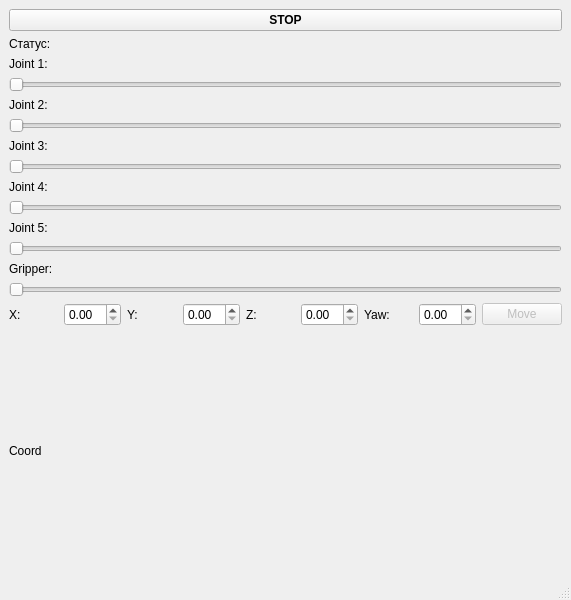
<?xml version="1.0" encoding="UTF-8"?>
<ui version="4.0">
 <class>MainWindow</class>
 <widget class="QMainWindow" name="MainWindow">
  <property name="geometry">
   <rect>
    <x>0</x>
    <y>0</y>
    <width>571</width>
    <height>600</height>
   </rect>
  </property>
  <property name="windowTitle">
   <string>MainWindow</string>
  </property>
  <widget class="QWidget" name="centralwidget">
   <layout class="QVBoxLayout" name="verticalLayout_2">
    <item>
     <layout class="QVBoxLayout" name="verticalLayout">
      <item>
       <widget class="QPushButton" name="pushButton_Estop">
        <property name="font">
         <font>
          <bold>true</bold>
         </font>
        </property>
        <property name="text">
         <string>STOP</string>
        </property>
       </widget>
      </item>
      <item>
       <widget class="QLabel" name="label_status">
        <property name="text">
         <string>Статус: </string>
        </property>
       </widget>
      </item>
      <item>
       <widget class="QLabel" name="label_joint_1">
        <property name="text">
         <string>Joint 1: </string>
        </property>
       </widget>
      </item>
      <item>
       <widget class="QSlider" name="horizontalSlider_joint_1">
        <property name="orientation">
         <enum>Qt::Horizontal</enum>
        </property>
       </widget>
      </item>
      <item>
       <widget class="QLabel" name="label_joint_2">
        <property name="text">
         <string>Joint 2: </string>
        </property>
       </widget>
      </item>
      <item>
       <widget class="QSlider" name="horizontalSlider_joint_2">
        <property name="orientation">
         <enum>Qt::Horizontal</enum>
        </property>
       </widget>
      </item>
      <item>
       <widget class="QLabel" name="label_joint_3">
        <property name="text">
         <string>Joint 3: </string>
        </property>
       </widget>
      </item>
      <item>
       <widget class="QSlider" name="horizontalSlider_joint_3">
        <property name="orientation">
         <enum>Qt::Horizontal</enum>
        </property>
       </widget>
      </item>
      <item>
       <widget class="QLabel" name="label_joint_4">
        <property name="text">
         <string>Joint 4: </string>
        </property>
       </widget>
      </item>
      <item>
       <widget class="QSlider" name="horizontalSlider_joint_4">
        <property name="orientation">
         <enum>Qt::Horizontal</enum>
        </property>
       </widget>
      </item>
      <item>
       <widget class="QLabel" name="label_joint_5">
        <property name="text">
         <string>Joint 5: </string>
        </property>
       </widget>
      </item>
      <item>
       <widget class="QSlider" name="horizontalSlider_joint_5">
        <property name="orientation">
         <enum>Qt::Horizontal</enum>
        </property>
       </widget>
      </item>
      <item>
       <widget class="QLabel" name="label_gripper">
        <property name="text">
         <string>Gripper:</string>
        </property>
       </widget>
      </item>
      <item>
       <widget class="QSlider" name="horizontalSlider_gripper">
        <property name="maximum">
         <number>1000</number>
        </property>
        <property name="orientation">
         <enum>Qt::Horizontal</enum>
        </property>
       </widget>
      </item>
     </layout>
    </item>
    <item>
     <layout class="QHBoxLayout" name="horizontalLayout">
      <item>
       <widget class="QLabel" name="label">
        <property name="text">
         <string>X: </string>
        </property>
       </widget>
      </item>
      <item>
       <widget class="QDoubleSpinBox" name="doubleSpinBox_X"/>
      </item>
      <item>
       <widget class="QLabel" name="label_2">
        <property name="text">
         <string>Y: </string>
        </property>
       </widget>
      </item>
      <item>
       <widget class="QDoubleSpinBox" name="doubleSpinBox_Y"/>
      </item>
      <item>
       <widget class="QLabel" name="label_3">
        <property name="text">
         <string>Z: </string>
        </property>
       </widget>
      </item>
      <item>
       <widget class="QDoubleSpinBox" name="doubleSpinBox_Z"/>
      </item>
      <item>
       <widget class="QLabel" name="label_4">
        <property name="text">
         <string>Yaw:</string>
        </property>
       </widget>
      </item>
      <item>
       <widget class="QDoubleSpinBox" name="doubleSpinBox_Yaw"/>
      </item>
      <item>
       <widget class="QPushButton" name="pushButton_move_to_point">
        <property name="enabled">
         <bool>false</bool>
        </property>
        <property name="text">
         <string>Move</string>
        </property>
       </widget>
      </item>
     </layout>
    </item>
    <item>
     <widget class="QLabel" name="label_coords">
      <property name="text">
       <string>Coord</string>
      </property>
     </widget>
    </item>
   </layout>
  </widget>
  <widget class="QMenuBar" name="menubar">
   <property name="geometry">
    <rect>
     <x>0</x>
     <y>0</y>
     <width>571</width>
     <height>22</height>
    </rect>
   </property>
  </widget>
  <widget class="QStatusBar" name="statusbar"/>
 </widget>
 <resources/>
 <connections/>
</ui>
